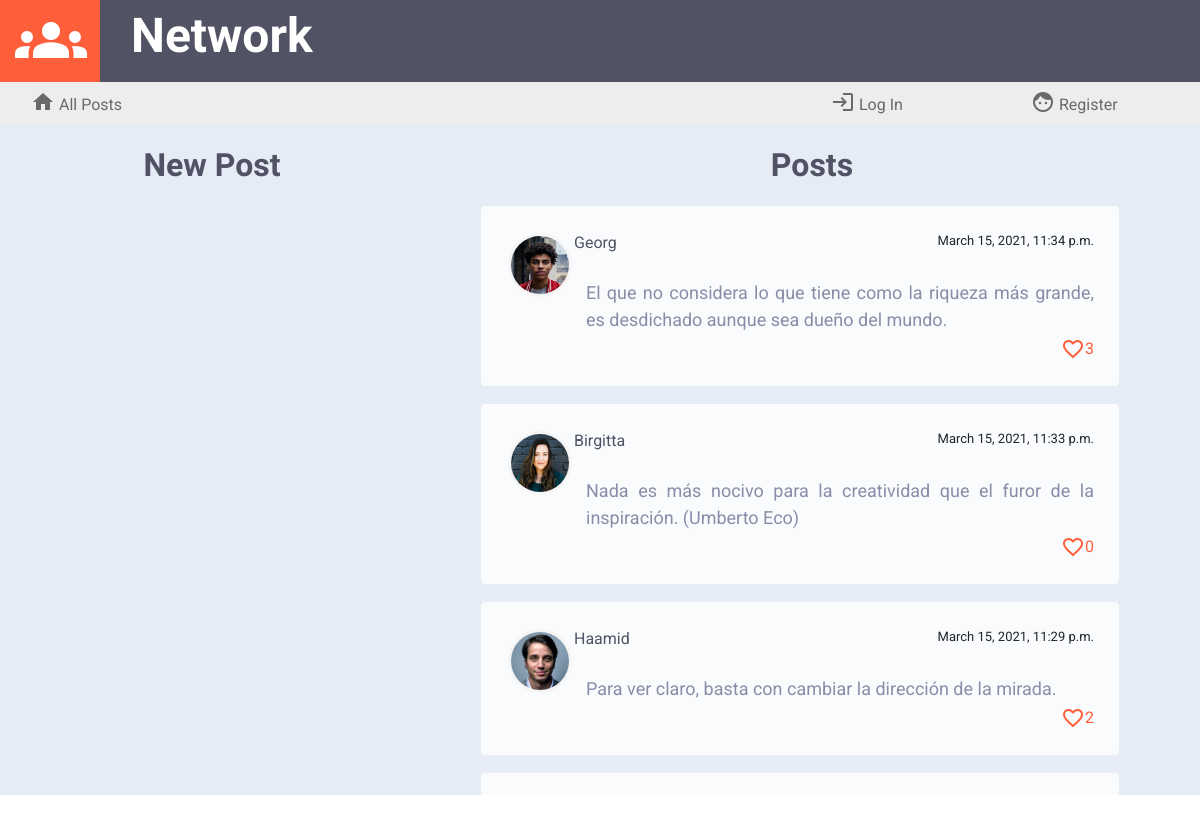
Screenshot of /?page=7 with the database file from the repository.
### network/models.py (models this page shows, shortened)
class Posts(models.Model): # publicación
    usuario = models.ForeignKey(User, on_delete=models.CASCADE, blank=False)
    avatar = models.CharField(max_length=12, blank=False)
    contents = models.TextField(max_length=640, blank=False)
    post_date = models.DateTimeField(blank=False, auto_now_add=True)
    cantidad_megusta = models.IntegerField(default=0)
    megusta = models.ManyToManyField(User, blank=True, related_name="likesto")

class User(AbstractUser):
    pass

### network/views.py (the view)
# urls.py: path("", views.index, name="index"),
def index(request):
    lista_posts = Posts.objects.all().order_by('-post_date')
    paginator = Paginator(lista_posts, 10)
    page_number = request.GET.get('page')
    page_obj = paginator.get_page(page_number)
    if request.user.is_authenticated:
        perfil = Profile.objects.get(usuario=request.user)
        return render(request, "network/index.html",{"perfil": perfil,'page_obj': page_obj})
    else:
        return render(request, "network/index.html",{'page_obj': page_obj})

### network/templates/network/index.html (shortened to what this page needs)
{% extends "network/layout.html" %}
{% load static %}
{% block body %}
<div class="container-fluid cuerpo">
    <div class="row">
        <div class="col-lg-4 col-sm-12">
           <div class="titleNewPost">New Post</div>
        </div>
        <div class="col-lg-8 col-sm-12">
            {% if following %}
            <div class="titleNewPost">Followed Users</div>
            {% else %}
            <div class="titleNewPost">Posts</div>
            {% endif %}
        </div>
    </div>
    <div class="row" id="principal">
        <div class="col-lg-4 col-sm-12">
            {% if user.is_authenticated %}
            <div id="formulario">
            <form id="compose-form">
                <div> <textarea id="compose-post"></textarea> </div>
                <div> <input type="submit" class="botonenviar" value="Send"/> </div>
            </form>
            <div id="successfully">posted successfully
                <span class="material-icons" id="successfullyicon">
                    sentiment_satisfied_alt
                    </span>
            </div>
            </div>
            {% else %}
            <div id="formulario">
            </div>
            {% endif %}
        </div>
        <div class="col-lg-8 col-sm-12" id="posts">
            {% for post in page_obj %}
            <div class="post">
                <div class="postdetails"> <a href="{% url 'profile' post.usuario %}"> <img src="/static/network/avatars/{{post.avatar}}" class="postavatar"> <text class="postname">{{post.usuario}}</text> </a> <text class="postdate">{{post.post_date}}</text><br></div>
                <div class="postcontents" id='contents{{post.id}}'>{{post.contents}}</div>
                {% if user.is_authenticated %}
                <textarea class="editcontents" id='editcontents{{post.id}}'>{{post.contents}}</textarea>
                <div>
                    {% if post.usuario == request.user %}
                    <br><a class="enlaceedit" data-postid='{{post.id}}'>Edit</a>
                    {% endif %}
                </div>
                <div class="postlikes">
                <i class="material-icons iconlikes identity" data-identity='{{post.id}}' style="cursor: pointer" id='icon{{post.id}}'>
                    {% if user in post.megusta.all %}
                        favorite
                    {% else %}
                        favorite_border
                    {% endif %}
                </i>
                <text class="numberlikes" id='text{{post.id}}'>&nbsp;{{post.cantidad_megusta}}</text></div>
                {% else %}
                <div class="postlikes"><i class="material-icons iconlikes">favorite_border</i><text class="numberlikes">{{post.cantidad_megusta}}</text></div>
                {% endif %}
            </div>
            {% endfor %}
        </div>
    </div>
</div>
{% endblock %}

### network/static/network/styles.css (style rules this page uses)
a { font-family: 'Roboto', sans-serif; color: dimgrey; }
body { overflow-x:hidden; overflow-y: hidden; }
.cuerpo { background: #e6ecf5; }
.titleNewPost { font-family: 'Jura', sans-serif; font-size: 32px; font-weight: bolder; color: #515365; text-align: center; vertical-align: text-bottom; padding-top: 16px; padding-left: 24px; }
#formulario, #posts { padding-top: 16px; text-align: center; justify-content: center; }
#posts { overflow-y:scroll; }
.post { height: auto; min-width: 640px; max-width: 640px; background: #fafbfd; border: 1px solid #e6ecf5; border-radius: 5px; padding: 25px; position: relative; box-sizing: border-box; margin: 0 auto 16px; font-family: 'Roboto', sans-serif; font-size:small; display:inline-block; justify-content: left; }
.postavatar { border: 1px solid whitesmoke; padding: 2px; margin: 2px; border-radius: 100%; width: 64px; height: 64px; background-color: whitesmoke; float:left; }
.postname { font-family: 'Roboto', sans-serif; font-size:medium; font-weight: normal; color: #515365; float: left; }
.postdate { font-family: 'Roboto', sans-serif; font-size:small; font-weight: normal; float:right; }
.postdetails { font-family: 'Roboto', sans-serif; font-size:medium; font-weight:normal; }
.postcontents { font-family: 'Roboto', sans-serif; font-size:large; color: #888da8; display:block; margin-top: 24px; padding-left: 80px; padding-bottom: 4px; text-align: justify }
.postlikes { display:inline-flex; float:right; vertical-align:text-bottom; }
.iconlikes { color: #ff5e3a; }
.numberlikes { color:#ff5e3a; font-family: 'Roboto', sans-serif; font-size:medium; }

### rows the page displays
Posts: avatar (picture), usuario "Georg", post_date "March 15, 2021, 11:34 p.m.", contents "El que no considera lo que tiene como la riqueza más grande, es desdichado aunque sea dueño del mundo.", cantidad_megusta "3"
Posts: avatar (picture), usuario "Birgitta", post_date "March 15, 2021, 11:33 p.m.", contents "Nada es más nocivo para la creatividad que el furor de la inspiración. (Umberto Eco)", cantidad_megusta "0"
Posts: avatar (picture), usuario "Haamid", post_date "March 15, 2021, 11:29 p.m.", contents "Para ver claro, basta con cambiar la dirección de la mirada.", cantidad_megusta "2"
